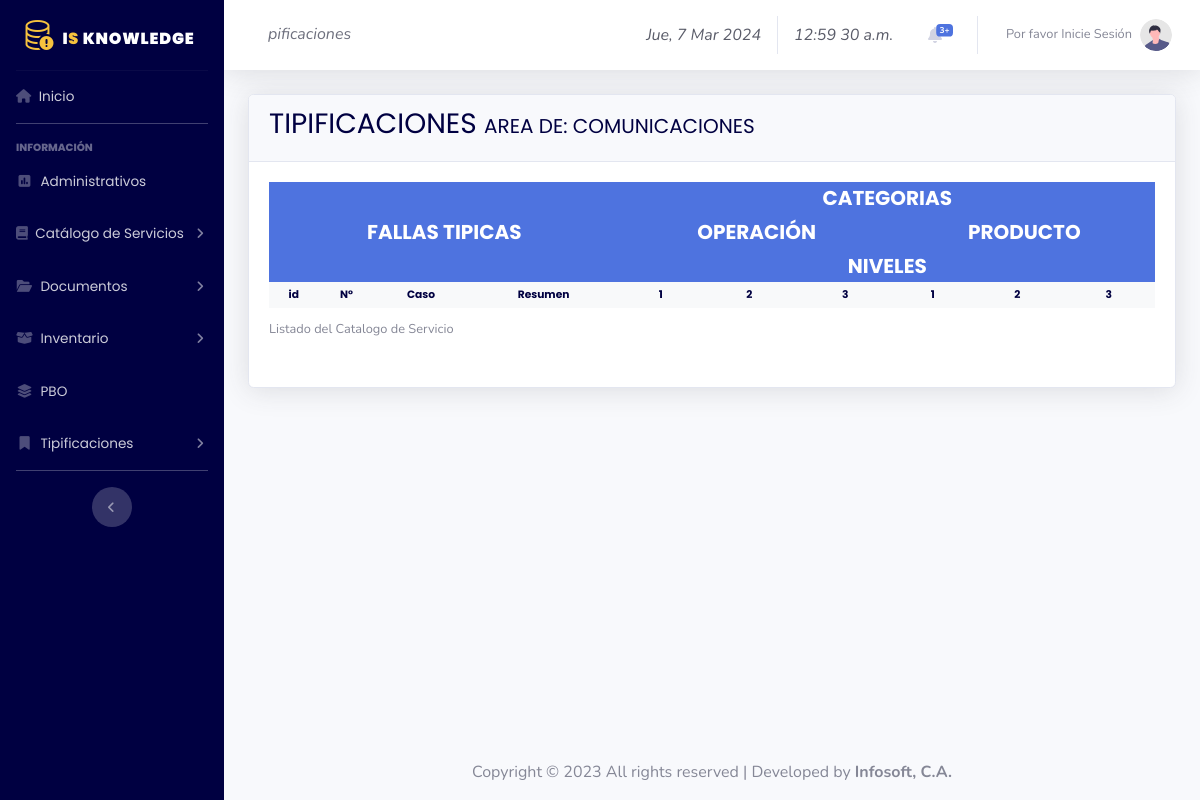
/tipificaciones/index.php?tipificaciones=3&area=comunicaciones&value=1, run on an earlier commit of the app's database.
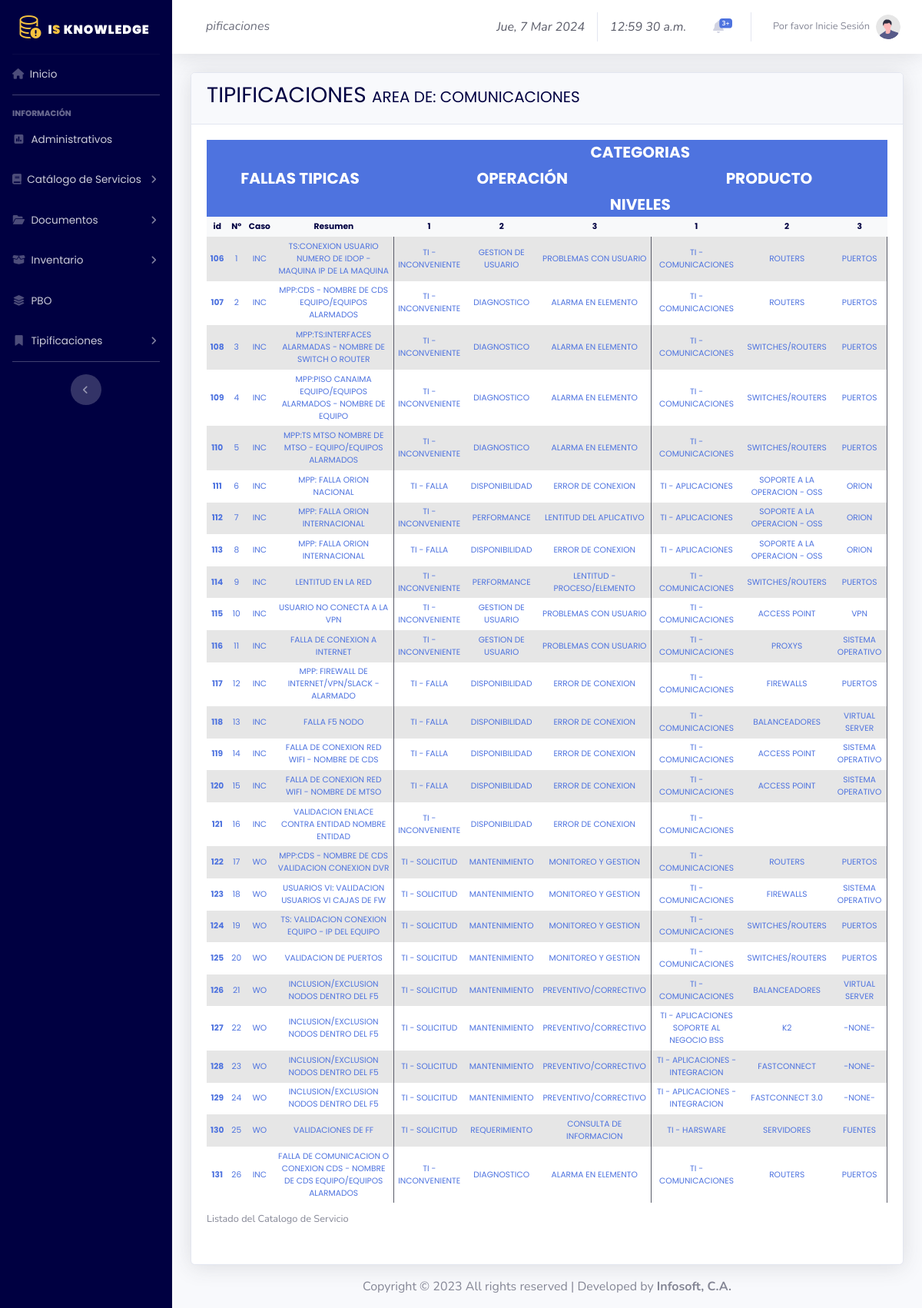
And on a later commit of the database.
### tables this page shows
CREATE TABLE `ke_tipificaciones` (
  `KET_ID` int NOT NULL,
  `KET_ORDER` int NOT NULL,
  `KET_AREA` varchar(255) NOT NULL,
  `KET_TYPE_CASO` varchar(255) NOT NULL,
  `KET_RESUMEN` varchar(255) NOT NULL,
  `KET_OPERACIONES1` varchar(255) NOT NULL,
  `KET_OPERACIONES2` varchar(255) NOT NULL,
  `KET_OPERACIONES3` varchar(255) NOT NULL,
  `KET_PRODUCTO1` varchar(255) NOT NULL,
  `KET_PRODUCTO2` varchar(255) NOT NULL,
  `KET_PRODUCTO3` varchar(255) NOT NULL,
  `KET_CREATION_DATE` date NOT NULL,
  `KET_CREATION_USER` varchar(255) NOT NULL,
  `KET_UPDATE_DATE` date NOT NULL,
  `KET_UPDATE_USER` varchar(255) NOT NULL
);

### conexion/tipificaciones/tipificaciones_filtros.php (called while the page is built, shortened)
<?php
include '../conexion/conexion.php';
$link = $_GET["area"];
$sql = "SELECT * FROM `ke_tipificaciones` where KET_AREA = '$link'";
$result = mysqli_query ($conex, $sql);
print_r(mysqli_error($conex));
print_r(mysqli_error($conex));
print_r(mysqli_error($conex));
print_r(mysqli_error($conex));
print_r(mysqli_error($conex));
print_r(mysqli_error($conex));
print_r(mysqli_error($conex));
print_r(mysqli_error($conex));
print_r(mysqli_error($conex));
print_r(mysqli_error($conex));
?>

### Tipificaciones/tabla.php (the view, shortened to what the changed rows need)
<?php
     if(isset($_SESSION['userId']) && $_SESSION['typeId'] == 1)  {?>
<div class="card shadow">
    <div class="card-header text-uppercase">
        <p class="h3 titulo obj" id="card">TIPIFICACIONES
            <strong class="h5"> Area de:
                <?php if(isset($_GET["area"])!= null){ echo $link; }else{echo ""; } ?>
            </strong>
        </p>
    </div>
    <div class="card-body small">
        <div class="table-responsive">
            <table class="table table-sm table-striped text-center align-middle table-borderless tabla" width="100%" cellspacing="0" id="dataTable">
                <thead class="table-light">
                    <tr>
                        <th colspan="4" rowspan="3" class="h5 text-uppercase text-white text-center align-middle bg-primary"><strong>Fallas tipicas</strong></th>
                        <th colspan="6" class="h5 text-uppercase text-center text-white bg-primary"><strong>Categorias</strong></th>
                        <th colspan="2" rowspan="3" class="h5 text-uppercase text-center align-middle text-white bg-primary"><strong>Acciones</strong></th>
                    </tr>
                    <tr>
                        <th colspan="3" class="h5 text-uppercase text-center text-white bg-primary"><strong>Operación</strong></th>
                        <th colspan="3" class="h5 text-uppercase text-center text-white bg-primary"><strong>Producto</strong></th>
                    </tr>
                    <tr>
                        <th colspan="6" class="h5 text-uppercase text-center text-white bg-primary"><strong>Niveles</strong></th>
                    </tr>
                    <tr>
                        <th white="0.5px">id</th>
                        <th white="0.5px">N°</th>
                        <th>Caso</th>
                        <th class="">Resumen</th>
                        <th>1</th>
                        <th>2</th>
                        <th>3</th>
                        <th>1</th>
                        <th>2</th>
                        <th>3</th>
                        <th style="width: 6%;">Editar</th>
                        <th style="width: 6%;">Eliminar</th>
                    </tr>
                </thead>
                <tbody class="table-group-divider">
                    <tr>
                        <?php  if(isset($_GET["value"]) == null){ echo "No existen Datos Actualmente!"; }else { foreach ($result as $r) { ?>
                        <th class="text-primary align-middle " white="0.5px"><?= $r['KET_ID']?></th>
                        <td class="text-primary align-middle" white="0.5px" ><?= $r['KET_ORDER'];?></td>
                        <td class="text-primary align-middle"><?= $r['KET_TYPE_CASO']; ?></td>
                        <td class="text-primary align-middle border-end border-dark"><?= $r['KET_RESUMEN']; ?></td>
                        <td class="text-primary align-middle"><?= $r['KET_OPERACIONES1']; ?></td>
                        <td class="text-primary align-middle"><?= $r['KET_OPERACIONES2']; ?></td>
                        <td class="text-primary align-middle border-end border-dark"><?= $r['KET_OPERACIONES3']; ?></td>
                        <td class="text-primary align-middle"><?= $r['KET_PRODUCTO1']; ?></td>
                        <td class="text-primary align-middle"><?= $r['KET_PRODUCTO2']; ?></td>
                        <td class="text-primary align-middle border-end border-dark"><?= $r['KET_PRODUCTO3']; ?></td>
                        <td style="width: 6%;">
                            <a role="button" class="d-none d-sm-inline-block btn btn-primary btn-sm icon-t" data-bs-toggle="modal" href="#edit<?= $r['KET_ID']?>">
                                <i class="fas fa-user-pen fa-sm text-white" ></i> Editar
                            </a>
                        </td>
                        <td style="width: 6%;">
                            <a role="button" class="d-none d-sm-inline-block btn btn-secondary btn-sm icon-t" data-bs-toggle="modal" href="#delete<?= $r['KET_ID']?>">
                                <i class="fas fa-trash-alt fa-sm text-white" ></i> Eliminar
                            </a>
                        </td>
                        <?php include ('../modals/tipificaciones/edit.php')?>
                        <?php include ('../modals/tipificaciones/delete.php')?>
                    </tr>
                    <?php } } ?>
                    <caption>Listado del Catalogo de Servicio</caption>
                </tbody>
            </table>
        </div>
    </div>
</div>
<?php } if(!isset($_SESSION['userId']) || $_SESSION['typeId'] == 2){?>
    <div class="card shadow">
    <div class="card-body small">
        <div class="table-responsive">
        <table class="table table-sm table-striped text-center align-middle table-borderless tabla" width="100%" cellspacing="0" id="dataTable">
                <thead class="table-light">
                    <tr>
                        <th colspan="4" rowspan="3" class="h5 text-uppercase text-white text-center align-middle bg-primary"><strong>Fallas tipicas</strong></th>
                        <th colspan="6" class="h5 text-uppercase text-center text-white bg-primary"><strong>Categorias</strong></th>
                    </tr>
                    <tr>
                        <th colspan="3" class="h5 text-uppercase text-center text-white bg-primary"><strong>Operación</strong></th>
                        <th colspan="3" class="h5 text-uppercase text-center text-white bg-primary"><strong>Producto</strong></th>
                    </tr>
                    <tr>
                        <th colspan="6" class="h5 text-uppercase text-center text-white bg-primary"><strong>Niveles</strong></th>
                    </tr>
                        <th white="0.5px">id</th>
                        <th white="0.5px">N°</th>
                        <th>Caso</th>
                        <th class="">Resumen</th>
                        <th>1</th>
                        <th>2</th>
                        <th>3</th>
                        <th>1</th>
                        <th>2</th>
                        <th>3</th>
                </thead>
                <tbody class="table-group-divider">
                    <tr>
                        <?php  if(isset($_GET["value"]) == null){ echo "No existen Datos Actualmente!"; }else { foreach ($result as $r) { ?>
                        <th class="text-primary align-middle " white="0.5px"><?= $r['KET_ID']?></th>
                        <td class="text-primary align-middle" white="0.5px" ><?= $r['KET_ORDER'];?></td>
                        <td class="text-primary align-middle"><?= $r['KET_TYPE_CASO']; ?></td>
                        <td class="text-primary align-middle border-end border-dark"><?= $r['KET_RESUMEN']; ?></td>
                        <td class="text-primary align-middle"><?= $r['KET_OPERACIONES1']; ?></td>
                        <td class="text-primary align-middle"><?= $r['KET_OPERACIONES2']; ?></td>
                        <td class="text-primary align-middle border-end border-dark"><?= $r['KET_OPERACIONES3']; ?></td>
                        <td class="text-primary align-middle"><?= $r['KET_PRODUCTO1']; ?></td>
                        <td class="text-primary align-middle"><?= $r['KET_PRODUCTO2']; ?></td>
                        <td class="text-primary align-middle border-end border-dark"><?= $r['KET_PRODUCTO3']; ?></td>
                    </tr>
                    <?php } } ?>
                    <caption>Listado del Catalogo de Servicio</caption>
                </tbody>
            </table>
        </div>
    </div>
</div>
<?php }?>

What changed in the data, as far as the page shows it:
added ke_tipificaciones: KET_ID "106", KET_ORDER "1", KET_TYPE_CASO "INC", KET_RESUMEN "TS:CONEXION USUARIO NUMERO DE IDOP - MAQUINA IP DE LA MAQUINA", KET_OPERACIONES1 "TI - INCONVENIENTE", KET_OPERACIONES2 "GESTION DE USUARIO", KET_OPERACIONES3 "PROBLEMAS CON USUARIO", KET_PRODUCTO1 "TI - COMUNICACIONES", KET_PRODUCTO2 "ROUTERS", KET_PRODUCTO3 "PUERTOS"
added ke_tipificaciones: KET_ID "107", KET_ORDER "2", KET_TYPE_CASO "INC", KET_RESUMEN "MPP:CDS - NOMBRE DE CDS EQUIPO/EQUIPOS ALARMADOS", KET_OPERACIONES1 "TI - INCONVENIENTE", KET_OPERACIONES2 "DIAGNOSTICO", KET_OPERACIONES3 "ALARMA EN ELEMENTO", KET_PRODUCTO1 "TI - COMUNICACIONES", KET_PRODUCTO2 "ROUTERS", KET_PRODUCTO3 "PUERTOS"
added ke_tipificaciones: KET_ID "108", KET_ORDER "3", KET_TYPE_CASO "INC", KET_RESUMEN "MPP:TS:INTERFACES ALARMADAS - NOMBRE DE SWITCH O ROUTER", KET_OPERACIONES1 "TI - INCONVENIENTE", KET_OPERACIONES2 "DIAGNOSTICO", KET_OPERACIONES3 "ALARMA EN ELEMENTO", KET_PRODUCTO1 "TI - COMUNICACIONES", KET_PRODUCTO2 "SWITCHES/ROUTERS", KET_PRODUCTO3 "PUERTOS"
added ke_tipificaciones: KET_ID "109", KET_ORDER "4", KET_TYPE_CASO "INC", KET_RESUMEN "MPP:PISO CANAIMA EQUIPO/EQUIPOS ALARMADOS - NOMBRE DE EQUIPO", KET_OPERACIONES1 "TI - INCONVENIENTE", KET_OPERACIONES2 "DIAGNOSTICO", KET_OPERACIONES3 "ALARMA EN ELEMENTO", KET_PRODUCTO1 "TI - COMUNICACIONES", KET_PRODUCTO2 "SWITCHES/ROUTERS", KET_PRODUCTO3 "PUERTOS"
added ke_tipificaciones: KET_ID "110", KET_ORDER "5", KET_TYPE_CASO "INC", KET_RESUMEN "MPP:TS MTSO NOMBRE DE MTSO - EQUIPO/EQUIPOS ALARMADOS", KET_OPERACIONES1 "TI - INCONVENIENTE", KET_OPERACIONES2 "DIAGNOSTICO", KET_OPERACIONES3 "ALARMA EN ELEMENTO", KET_PRODUCTO1 "TI - COMUNICACIONES", KET_PRODUCTO2 "SWITCHES/ROUTERS", KET_PRODUCTO3 "PUERTOS"
added ke_tipificaciones: KET_ID "111", KET_ORDER "6", KET_TYPE_CASO "INC", KET_RESUMEN "MPP: FALLA ORION NACIONAL", KET_OPERACIONES1 "TI - FALLA", KET_OPERACIONES2 "DISPONIBILIDAD", KET_OPERACIONES3 "ERROR DE CONEXION", KET_PRODUCTO1 "TI - APLICACIONES", KET_PRODUCTO2 "SOPORTE A LA OPERACION - OSS", KET_PRODUCTO3 "ORION"
added ke_tipificaciones: KET_ID "112", KET_ORDER "7", KET_TYPE_CASO "INC", KET_RESUMEN "MPP: FALLA ORION INTERNACIONAL", KET_OPERACIONES1 "TI - INCONVENIENTE", KET_OPERACIONES2 "PERFORMANCE", KET_OPERACIONES3 "LENTITUD DEL APLICATIVO", KET_PRODUCTO1 "TI - APLICACIONES", KET_PRODUCTO2 "SOPORTE A LA OPERACION - OSS", KET_PRODUCTO3 "ORION"
added ke_tipificaciones: KET_ID "113", KET_ORDER "8", KET_TYPE_CASO "INC", KET_RESUMEN "MPP: FALLA ORION INTERNACIONAL", KET_OPERACIONES1 "TI - FALLA", KET_OPERACIONES2 "DISPONIBILIDAD", KET_OPERACIONES3 "ERROR DE CONEXION", KET_PRODUCTO1 "TI - APLICACIONES", KET_PRODUCTO2 "SOPORTE A LA OPERACION - OSS", KET_PRODUCTO3 "ORION"
added ke_tipificaciones: KET_ID "114", KET_ORDER "9", KET_TYPE_CASO "INC", KET_RESUMEN "LENTITUD EN LA RED", KET_OPERACIONES1 "TI - INCONVENIENTE", KET_OPERACIONES2 "PERFORMANCE", KET_OPERACIONES3 "LENTITUD - PROCESO/ELEMENTO", KET_PRODUCTO1 "TI - COMUNICACIONES", KET_PRODUCTO2 "SWITCHES/ROUTERS", KET_PRODUCTO3 "PUERTOS"
added ke_tipificaciones: KET_ID "115", KET_ORDER "10", KET_TYPE_CASO "INC", KET_RESUMEN "USUARIO NO CONECTA A LA VPN", KET_OPERACIONES1 "TI - INCONVENIENTE", KET_OPERACIONES2 "GESTION DE USUARIO", KET_OPERACIONES3 "PROBLEMAS CON USUARIO", KET_PRODUCTO1 "TI - COMUNICACIONES", KET_PRODUCTO2 "ACCESS POINT", KET_PRODUCTO3 "VPN"
added ke_tipificaciones: KET_ID "116", KET_ORDER "11", KET_TYPE_CASO "INC", KET_RESUMEN "FALLA DE CONEXION A INTERNET", KET_OPERACIONES1 "TI - INCONVENIENTE", KET_OPERACIONES2 "GESTION DE USUARIO", KET_OPERACIONES3 "PROBLEMAS CON USUARIO", KET_PRODUCTO1 "TI - COMUNICACIONES", KET_PRODUCTO2 "PROXYS", KET_PRODUCTO3 "SISTEMA OPERATIVO"
added ke_tipificaciones: KET_ID "117", KET_ORDER "12", KET_TYPE_CASO "INC", KET_RESUMEN "MPP: FIREWALL DE INTERNET/VPN/SLACK - ALARMADO", KET_OPERACIONES1 "TI - FALLA", KET_OPERACIONES2 "DISPONIBILIDAD", KET_OPERACIONES3 "ERROR DE CONEXION", KET_PRODUCTO1 "TI - COMUNICACIONES", KET_PRODUCTO2 "FIREWALLS", KET_PRODUCTO3 "PUERTOS"
added ke_tipificaciones: KET_ID "118", KET_ORDER "13", KET_TYPE_CASO "INC", KET_RESUMEN "FALLA F5 NODO", KET_OPERACIONES1 "TI - FALLA", KET_OPERACIONES2 "DISPONIBILIDAD", KET_OPERACIONES3 "ERROR DE CONEXION", KET_PRODUCTO1 "TI - COMUNICACIONES", KET_PRODUCTO2 "BALANCEADORES", KET_PRODUCTO3 "VIRTUAL SERVER"
added ke_tipificaciones: KET_ID "119", KET_ORDER "14", KET_TYPE_CASO "INC", KET_RESUMEN "FALLA DE CONEXION RED WIFI - NOMBRE DE CDS", KET_OPERACIONES1 "TI - FALLA", KET_OPERACIONES2 "DISPONIBILIDAD", KET_OPERACIONES3 "ERROR DE CONEXION", KET_PRODUCTO1 "TI - COMUNICACIONES", KET_PRODUCTO2 "ACCESS POINT", KET_PRODUCTO3 "SISTEMA OPERATIVO"
added ke_tipificaciones: KET_ID "120", KET_ORDER "15", KET_TYPE_CASO "INC", KET_RESUMEN "FALLA DE CONEXION RED WIFI - NOMBRE DE MTSO", KET_OPERACIONES1 "TI - FALLA", KET_OPERACIONES2 "DISPONIBILIDAD", KET_OPERACIONES3 "ERROR DE CONEXION", KET_PRODUCTO1 "TI - COMUNICACIONES", KET_PRODUCTO2 "ACCESS POINT", KET_PRODUCTO3 "SISTEMA OPERATIVO"
added ke_tipificaciones: KET_ID "121", KET_ORDER "16", KET_TYPE_CASO "INC", KET_RESUMEN "VALIDACION ENLACE CONTRA ENTIDAD NOMBRE ENTIDAD", KET_OPERACIONES1 "TI - INCONVENIENTE", KET_OPERACIONES2 "DISPONIBILIDAD", KET_OPERACIONES3 "ERROR DE CONEXION", KET_PRODUCTO1 "TI - COMUNICACIONES"
added ke_tipificaciones: KET_ID "122", KET_ORDER "17", KET_TYPE_CASO "WO", KET_RESUMEN "MPP:CDS - NOMBRE DE CDS VALIDACION CONEXION DVR", KET_OPERACIONES1 "TI - SOLICITUD", KET_OPERACIONES2 "MANTENIMIENTO", KET_OPERACIONES3 "MONITOREO Y GESTION", KET_PRODUCTO1 "TI - COMUNICACIONES", KET_PRODUCTO2 "ROUTERS", KET_PRODUCTO3 "PUERTOS"
added ke_tipificaciones: KET_ID "123", KET_ORDER "18", KET_TYPE_CASO "WO", KET_RESUMEN "USUARIOS VI: VALIDACION USUARIOS VI CAJAS DE FW", KET_OPERACIONES1 "TI - SOLICITUD", KET_OPERACIONES2 "MANTENIMIENTO", KET_OPERACIONES3 "MONITOREO Y GESTION", KET_PRODUCTO1 "TI - COMUNICACIONES", KET_PRODUCTO2 "FIREWALLS", KET_PRODUCTO3 "SISTEMA OPERATIVO"
added ke_tipificaciones: KET_ID "124", KET_ORDER "19", KET_TYPE_CASO "WO", KET_RESUMEN "TS: VALIDACION CONEXION EQUIPO - IP DEL EQUIPO", KET_OPERACIONES1 "TI - SOLICITUD", KET_OPERACIONES2 "MANTENIMIENTO", KET_OPERACIONES3 "MONITOREO Y GESTION", KET_PRODUCTO1 "TI - COMUNICACIONES", KET_PRODUCTO2 "SWITCHES/ROUTERS", KET_PRODUCTO3 "PUERTOS"
added ke_tipificaciones: KET_ID "125", KET_ORDER "20", KET_TYPE_CASO "WO", KET_RESUMEN "VALIDACION DE PUERTOS", KET_OPERACIONES1 "TI - SOLICITUD", KET_OPERACIONES2 "MANTENIMIENTO", KET_OPERACIONES3 "MONITOREO Y GESTION", KET_PRODUCTO1 "TI - COMUNICACIONES", KET_PRODUCTO2 "SWITCHES/ROUTERS", KET_PRODUCTO3 "PUERTOS"
added ke_tipificaciones: KET_ID "126", KET_ORDER "21", KET_TYPE_CASO "WO", KET_RESUMEN "INCLUSION/EXCLUSION NODOS DENTRO DEL F5", KET_OPERACIONES1 "TI - SOLICITUD", KET_OPERACIONES2 "MANTENIMIENTO", KET_OPERACIONES3 "PREVENTIVO/CORRECTIVO", KET_PRODUCTO1 "TI - COMUNICACIONES", KET_PRODUCTO2 "BALANCEADORES", KET_PRODUCTO3 "VIRTUAL SERVER"
added ke_tipificaciones: KET_ID "127", KET_ORDER "22", KET_TYPE_CASO "WO", KET_RESUMEN "INCLUSION/EXCLUSION NODOS DENTRO DEL F5", KET_OPERACIONES1 "TI - SOLICITUD", KET_OPERACIONES2 "MANTENIMIENTO", KET_OPERACIONES3 "PREVENTIVO/CORRECTIVO", KET_PRODUCTO1 "TI - APLICACIONES SOPORTE AL NEGOCIO BSS", KET_PRODUCTO2 "K2", KET_PRODUCTO3 "-NONE-"
added ke_tipificaciones: KET_ID "128", KET_ORDER "23", KET_TYPE_CASO "WO", KET_RESUMEN "INCLUSION/EXCLUSION NODOS DENTRO DEL F5", KET_OPERACIONES1 "TI - SOLICITUD", KET_OPERACIONES2 "MANTENIMIENTO", KET_OPERACIONES3 "PREVENTIVO/CORRECTIVO", KET_PRODUCTO1 "TI - APLICACIONES - INTEGRACION", KET_PRODUCTO2 "FASTCONNECT", KET_PRODUCTO3 "-NONE-"
added ke_tipificaciones: KET_ID "129", KET_ORDER "24", KET_TYPE_CASO "WO", KET_RESUMEN "INCLUSION/EXCLUSION NODOS DENTRO DEL F5", KET_OPERACIONES1 "TI - SOLICITUD", KET_OPERACIONES2 "MANTENIMIENTO", KET_OPERACIONES3 "PREVENTIVO/CORRECTIVO", KET_PRODUCTO1 "TI - APLICACIONES - INTEGRACION", KET_PRODUCTO2 "FASTCONNECT 3.0", KET_PRODUCTO3 "-NONE-"
added ke_tipificaciones: KET_ID "130", KET_ORDER "25", KET_TYPE_CASO "WO", KET_RESUMEN "VALIDACIONES DE FF", KET_OPERACIONES1 "TI - SOLICITUD", KET_OPERACIONES2 "REQUERIMIENTO", KET_OPERACIONES3 "CONSULTA DE INFORMACION", KET_PRODUCTO1 "TI - HARSWARE", KET_PRODUCTO2 "SERVIDORES", KET_PRODUCTO3 "FUENTES"
added ke_tipificaciones: KET_ID "131", KET_ORDER "26", KET_TYPE_CASO "INC", KET_RESUMEN "FALLA DE COMUNICACION O CONEXION CDS - NOMBRE DE CDS EQUIPO/EQUIPOS ALARMADOS", KET_OPERACIONES1 "TI - INCONVENIENTE", KET_OPERACIONES2 "DIAGNOSTICO", KET_OPERACIONES3 "ALARMA EN ELEMENTO", KET_PRODUCTO1 "TI - COMUNICACIONES", KET_PRODUCTO2 "ROUTERS", KET_PRODUCTO3 "PUERTOS"
